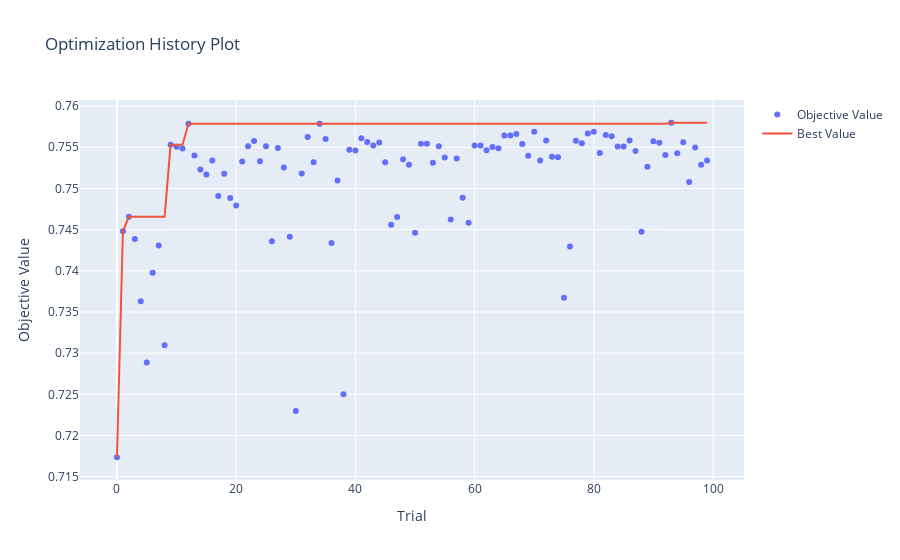
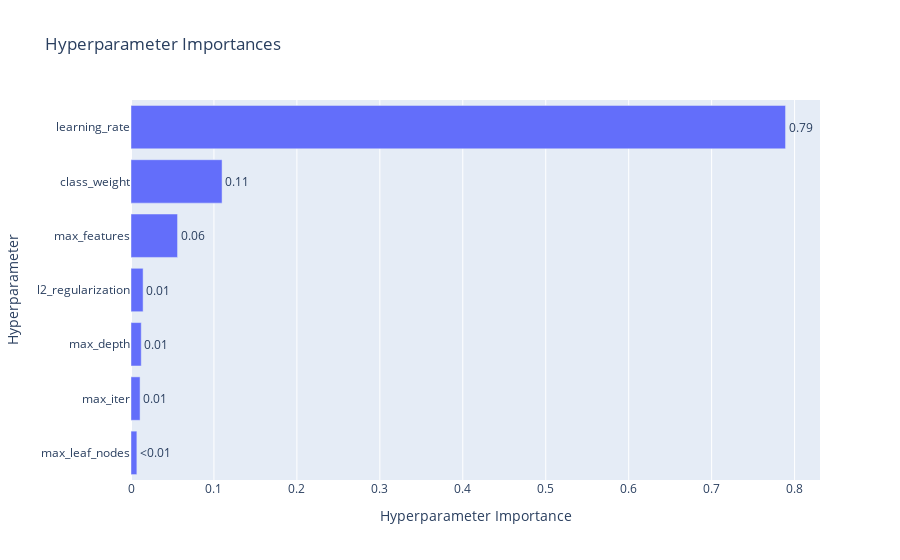

Notebook code for these charts, in order:
### Markdown cell above
### Testing / Tuning with HistGradientBoostingClassifier

### Code cell
from sklearn.ensemble import HistGradientBoostingClassifier
from sklearn_genetic import GASearchCV
from sklearn_genetic.space import Continuous, Categorical, Integer
from sklearn_genetic.callbacks import DeltaThreshold
from sklearn.model_selection import cross_val_score

import optuna

delta_callback = DeltaThreshold(threshold=0.0001, metric='fitness')

DO_HGB_TUNING = False

def optuna_objective_hgb(trial, data, truth):
    search_params_to_use = {
        'learning_rate': trial.suggest_float('learning_rate', 0.1, 1.0),
        'class_weight': trial.suggest_categorical('class_weight', ['balanced', None]),
        'max_leaf_nodes': trial.suggest_int('max_leaf_nodes', 20, 100),
        'max_depth': trial.suggest_int('max_depth', 20, 100),
        'max_features': trial.suggest_float('max_features', 0.4, 1.0),
        'max_iter': trial.suggest_int('max_iter', 100, 300),
        'l2_regularization': trial.suggest_float('l2_regularization', 0.0, 2.0),
    }
    test_model = HistGradientBoostingClassifier(**search_params_to_use)

    cv_scores = cross_val_score(test_model, data, truth, cv=10, scoring='f1_macro')
    score = np.mean(cv_scores)
    return score


def run_hypertune_test_hgb(data, truth):
    # search_params_to_use = {
    #     'learning_rate': Continuous(0.1, 1.0, 'uniform', random_state=1),
    #     'class_weight': Categorical(choices=['balanced', None], random_state=1),
    #     'max_leaf_nodes': Integer(20, 100, 'uniform', random_state=1),
    #     'max_depth': Integer(20, 100, 'uniform', random_state=1),
    #     'max_features': Continuous(0.4, 1.0, 'uniform', random_state=1),
    #     'max_iter': Integer(100, 300, 'uniform'),
    #     'l2_regularization': Continuous(0.0, 2.0, 'uniform', random_state=1),
    # }

    # test_model = HistGradientBoostingClassifier(random_state=1).fit(data, truth)
    #grid_search = GASearchCV(test_model, param_grid=search_params_to_use, n_jobs=-1, scoring="f1_macro")
    #grid_search.fit(data, truth, callbacks=[delta_callback])
    # display(grid_search.best_score_)
    # best_params = grid_search.best_params_
    # display(grid_search.best_params_)
    # test_model = HistGradientBoostingClassifier(random_state=1, **best_params).fit(data.to_numpy(), truth.to_numpy())
    # display_cv(test_model, data, truth)

    ### OPTUNA TUNING ###
    study = optuna.create_study(direction='maximize')
    study.optimize(lambda trial: optuna_objective_hgb(trial, data, truth), n_trials=100,  gc_after_trial=True)
    best_params = study.best_params

    display(best_params)
    display(f'best_f1_score: {study.best_value}')
    display(f'best trial: {study.best_trial}')
    fig = optuna.visualization.plot_optimization_history(study)
    fig.show()
    fig = optuna.visualization.plot_param_importances(study)
    fig.show()

    return best_params

best_hgb_params = {}
if DO_HGB_TUNING:
    best_hgb_params = run_hypertune_test_hgb(cleaned_data, y)
else:
    best_hgb_params = {
        'learning_rate': 0.14381646994974304,
        'class_weight': None,
        'max_leaf_nodes': 60,
        'max_depth': 67,
        'max_features': 0.4661156289549712,
        'max_iter': 225,
        'l2_regularization': 1.8579441061914892
    }

def get_hgb_classifier(data, truth, params_to_use):
    print(f'-- HistGradientBoostingClassifier using: {params_to_use}')
    return HistGradientBoostingClassifier(random_state=1, **params_to_use).fit(data, truth)

### Figure 1 — Plotly figure (JSON) as saved in the notebook; plotly's stock layout.template omitted (floating-point values rounded to 4 significant figures)
{"data": [{"mode": "markers", "name": "Objective Value", "type": "scatter", "x": [0, 1, 2, 3, 4, 5, 6, 7, 8, 9, 10, 11, 12, 13, 14, 15, 16, 17, 18, 19, 20, 21, 22, 23, 24, 25, 26, 27, 28, 29, 30, 31, 32, 33, 34, 35, 36, 37, 38, 39, 40, 41, 42, 43, 44, 45, 46, 47, 48, 49, 50, 51, 52, 53, 54, 55, 56, 57, 58, 59, 60, 61, 62, 63, 64, 65, 66, 67, 68, 69, 70, 71, 72, 73, 74, 75, 76, 77, 78, 79, 80, 81, 82, 83, 84, 85, 86, 87, 88, 89, 90, 91, 92, 93, 94, 95, 96, 97, 98, 99], "y": [0.7174, 0.7448, 0.7466, 0.7438, 0.7363, 0.7289, 0.7398, 0.7431, 0.731, 0.7553, 0.7551, 0.7548, 0.7578, 0.754, 0.7523, 0.7517, 0.7534, 0.7491, 0.7518, 0.7488, 0.7479, 0.7533, 0.7551, 0.7558, 0.7533, 0.7551, 0.7436, 0.7549, 0.7525, 0.7441, 0.723, 0.7518, 0.7562, 0.7532, 0.7579, 0.756, 0.7434, 0.751, 0.725, 0.7547, 0.7546, 0.7561, 0.7556, 0.7552, 0.7556, 0.7532, 0.7456, 0.7465, 0.7535, 0.7529, 0.7446, 0.7554, 0.7554, 0.7531, 0.7551, 0.7537, 0.7462, 0.7536, 0.7489, 0.7458, 0.7552, 0.7552, 0.7546, 0.755, 0.7549, 0.7564, 0.7564, 0.7566, 0.7554, 0.754, 0.7569, 0.7534, 0.7558, 0.7539, 0.7538, 0.7367, 0.743, 0.7558, 0.7555, 0.7567, 0.7569, 0.7543, 0.7565, 0.7563, 0.7551, 0.7551, 0.7558, 0.7546, 0.7447, 0.7526, 0.7557, 0.7555, 0.7541, 0.758, 0.7543, 0.7556, 0.7508, 0.755, 0.7529, 0.7534]}, {"mode": "lines", "name": "Best Value", "type": "scatter", "x": [0, 1, 2, 3, 4, 5, 6, 7, 8, 9, 10, 11, 12, 13, 14, 15, 16, 17, 18, 19, 20, 21, 22, 23, 24, 25, 26, 27, 28, 29, 30, 31, 32, 33, 34, 35, 36, 37, 38, 39, 40, 41, 42, 43, 44, 45, 46, 47, 48, 49, 50, 51, 52, 53, 54, 55, 56, 57, 58, 59, 60, 61, 62, 63, 64, 65, 66, 67, 68, 69, 70, 71, 72, 73, 74, 75, 76, 77, 78, 79, 80, 81, 82, 83, 84, 85, 86, 87, 88, 89, 90, 91, 92, 93, 94, 95, 96, 97, 98, 99], "y": [0.7174, 0.7448, 0.7466, 0.7466, 0.7466, 0.7466, 0.7466, 0.7466, 0.7466, 0.7553, 0.7553, 0.7553, 0.7578, 0.7578, 0.7578, 0.7578, 0.7578, 0.7578, 0.7578, 0.7578, 0.7578, 0.7578, 0.7578, 0.7578, 0.7578, 0.7578, 0.7578, 0.7578, 0.7578, 0.7578, 0.7578, 0.7578, 0.7578, 0.7578, 0.7579, 0.7579, 0.7579, 0.7579, 0.7579, 0.7579, 0.7579, 0.7579, 0.7579, 0.7579, 0.7579, 0.7579, 0.7579, 0.7579, 0.7579, 0.7579, 0.7579, 0.7579, 0.7579, 0.7579, 0.7579, 0.7579, 0.7579, 0.7579, 0.7579, 0.7579, 0.7579, 0.7579, 0.7579, 0.7579, 0.7579, 0.7579, 0.7579, 0.7579, 0.7579, 0.7579, 0.7579, 0.7579, 0.7579, 0.7579, 0.7579, 0.7579, 0.7579, 0.7579, 0.7579, 0.7579, 0.7579, 0.7579, 0.7579, 0.7579, 0.7579, 0.7579, 0.7579, 0.7579, 0.7579, 0.7579, 0.7579, 0.7579, 0.7579, 0.758, 0.758, 0.758, 0.758, 0.758, 0.758, 0.758]}, {"marker": {"color": "#cccccc"}, "mode": "markers", "name": "Infeasible Trial", "showlegend": false, "type": "scatter", "x": [], "y": []}], "layout": {"title": {"text": "Optimization History Plot"}, "xaxis": {"title": {"text": "Trial"}}, "yaxis": {"title": {"text": "Objective Value"}}}}

### Figure 2 — Plotly figure (JSON) as saved in the notebook; plotly's stock layout.template omitted (floating-point values rounded to 4 significant figures)
{"data": [{"cliponaxis": false, "hovertemplate": ["max_leaf_nodes (IntDistribution): 0.007075343196848448<extra></extra>", "max_iter (IntDistribution): 0.010935977347579841<extra></extra>", "max_depth (IntDistribution): 0.012361765444240924<extra></extra>", "l2_regularization (FloatDistribution): 0.014594336204720169<extra></extra>", "max_features (FloatDistribution): 0.05612360778254545<extra></extra>", "class_weight (CategoricalDistribution): 0.1098066564186861<extra></extra>", "learning_rate (FloatDistribution): 0.789102313605379<extra></extra>"], "name": "Objective Value", "orientation": "h", "text": ["<0.01", "0.01", "0.01", "0.01", "0.06", "0.11", "0.79"], "textposition": "outside", "type": "bar", "x": [0.007075, 0.01094, 0.01236, 0.01459, 0.05612, 0.1098, 0.7891], "y": ["max_leaf_nodes", "max_iter", "max_depth", "l2_regularization", "max_features", "class_weight", "learning_rate"]}], "layout": {"title": {"text": "Hyperparameter Importances"}, "xaxis": {"title": {"text": "Hyperparameter Importance"}}, "yaxis": {"title": {"text": "Hyperparameter"}}}}
